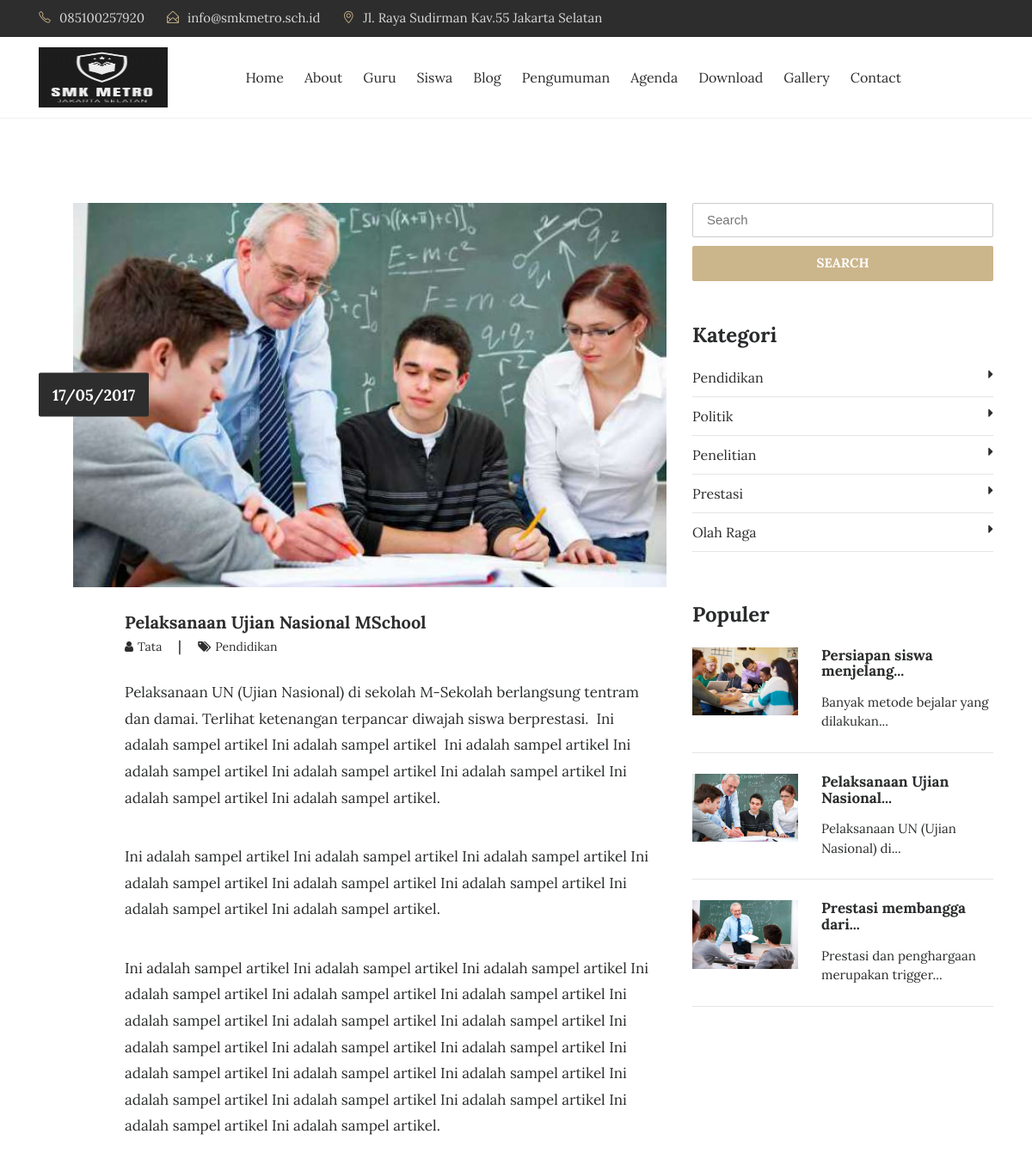
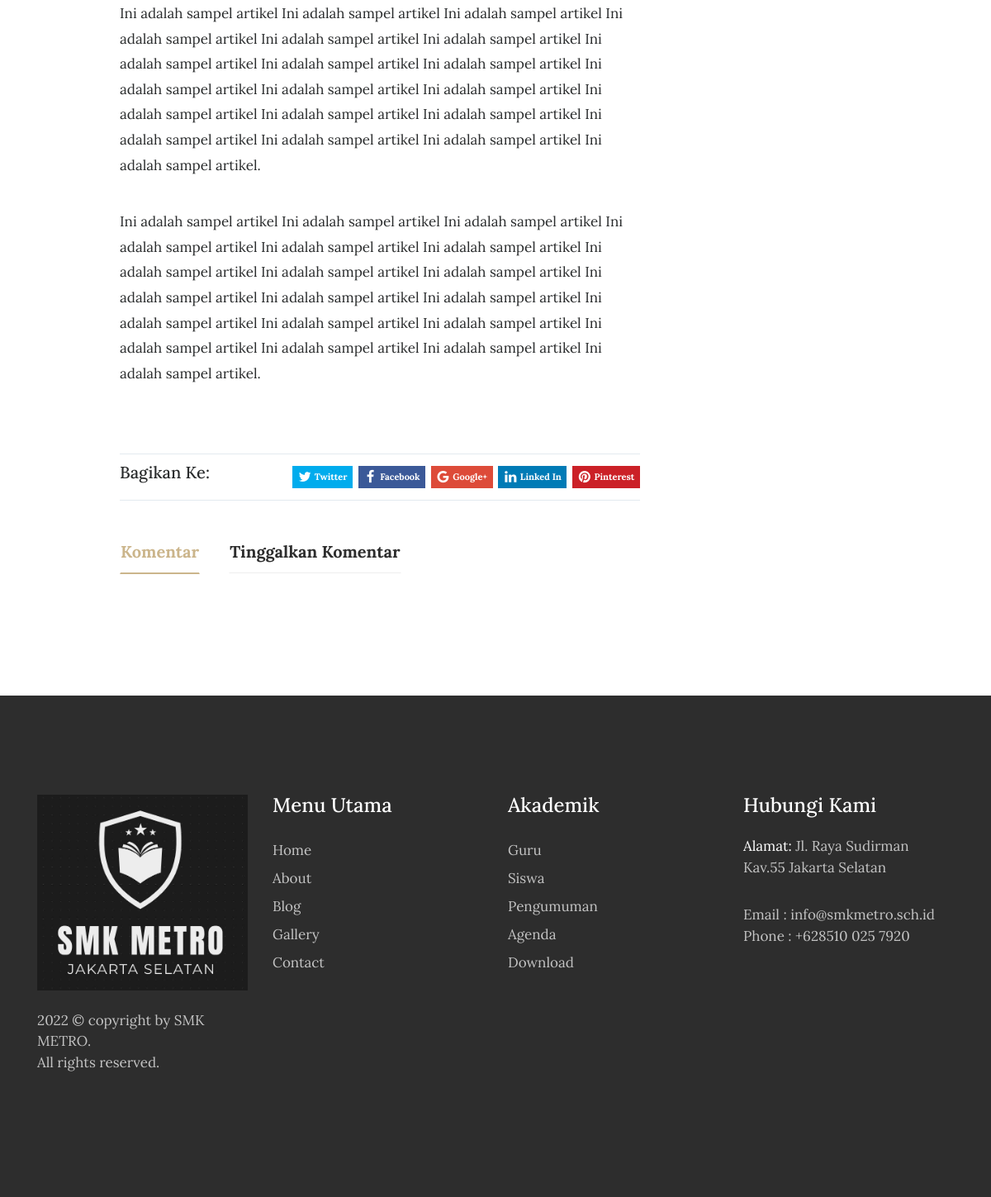
Screenshot of /artikel/pelaksanaan-ujian-nasional-mschool with the database file from the repository (2 pictures, top to bottom).
### tables this page shows
CREATE TABLE `tbl_tulisan` (
  `tulisan_id` int(11) NOT NULL,
  `tulisan_judul` varchar(100) DEFAULT NULL,
  `tulisan_isi` text DEFAULT NULL,
  `tulisan_tanggal` timestamp NULL DEFAULT current_timestamp(),
  `tulisan_kategori_id` int(11) DEFAULT NULL,
  `tulisan_kategori_nama` varchar(30) DEFAULT NULL,
  `tulisan_views` int(11) DEFAULT 0,
  `tulisan_gambar` varchar(40) DEFAULT NULL,
  `tulisan_pengguna_id` int(11) DEFAULT NULL,
  `tulisan_author` varchar(40) DEFAULT NULL,
  `tulisan_img_slider` int(2) NOT NULL DEFAULT 0,
  `tulisan_slug` varchar(200) DEFAULT NULL
);

CREATE TABLE `tbl_kategori` (
  `kategori_id` int(11) NOT NULL,
  `kategori_nama` varchar(30) DEFAULT NULL,
  `kategori_tanggal` timestamp NULL DEFAULT current_timestamp()
);

### application/controllers/Blog.php (called while the page is built, shortened)
<?php
class Blog extends CI_Controller{
	function __construct(){
		$this->load->model('m_tulisan');
		$this->load->model('m_pengunjung');
	}
	function detail($slugs){
		$slug=htmlspecialchars($slugs,ENT_QUOTES);
		$query = $this->db->get_where('tbl_tulisan', array('tulisan_slug' => $slug));
		if($query->num_rows() > 0){
			$b=$query->row_array();
			$kode=$b['tulisan_id'];
			$this->db->query("UPDATE tbl_tulisan SET tulisan_views=tulisan_views+1 WHERE tulisan_id='$kode'");
			$data=$this->m_tulisan->get_berita_by_kode($kode);
			$row=$data->row_array();
			$x['id']=$row['tulisan_id'];
			$x['title']=$row['tulisan_judul'];
			$x['image']=$row['tulisan_gambar'];
			$x['blog'] =$row['tulisan_isi'];
			$x['tanggal']=$row['tanggal'];
			$x['author']=$row['tulisan_author'];
			$x['kategori']=$row['tulisan_kategori_nama'];
			$x['slug']=$row['tulisan_slug'];
			$x['show_komentar']=$this->m_tulisan->show_komentar_by_tulisan_id($kode);
			$x['category']=$this->db->get('tbl_kategori');
			$x['populer']=$this->db->query("SELECT * FROM tbl_tulisan ORDER BY tulisan_views DESC LIMIT 5");
			$this->load->view('depan/v_blog_detail',$x);
		}else{
			redirect('artikel');
		}
	}
}

### index.php (called while the page is built, shortened)
<?php
require_once BASEPATH.'core/CodeIgniter.php';

### application/models/M_tulisan.php (called while the page is built, shortened)
<?php
class M_tulisan extends CI_Model{
	function get_berita_by_kode($kode){
		$hsl=$this->db->query("SELECT tbl_tulisan.*,DATE_FORMAT(tulisan_tanggal,'%d/%m/%Y') AS tanggal FROM tbl_tulisan where tulisan_id='$kode'");
		return $hsl;
	}
}

### application/views/depan/v_blog_detail.php (the view, shortened to what this page needs)
<!DOCTYPE html>
<html lang="en">
<head>
    <?php
        function limit_words($string, $word_limit){
            $words = explode(" ",$string);
            return implode(" ",array_splice($words,0,$word_limit));
        }
    ?>
    <link rel="stylesheet" href="<?php echo base_url().'theme/css/bootstrap.min.css'?>">
    <link rel="stylesheet" href="<?php echo base_url().'theme/css/font-awesome.min.css'?>">
    <link rel="stylesheet" href="<?php echo base_url().'theme/css/simple-line-icons.css'?>">
    <link rel="stylesheet" href="<?php echo base_url().'theme/css/owl.carousel.min.css'?>">
    <link href="<?php echo base_url().'theme/css/style.css'?>" rel="stylesheet">
    <link href="<?php echo base_url().'theme/css/jssocials.css'?>" rel="stylesheet">
    <link href="<?php echo base_url().'theme/css/jssocials-theme-flat.css'?>" rel="stylesheet">
</head>
<body>
  <div class="header-topbar">
      <div class="container">
          <div class="row">
              <div class="col-xs-6 col-sm-8 col-md-9">
                  <div class="header-top_address">
                      <div class="header-top_list">
                          <span class="icon-phone"></span>085100257920
                      </div>
                      <div class="header-top_list">
                          <span class="icon-envelope-open"></span>info@smkmetro.sch.id
                      </div>
                      <div class="header-top_list">
                          <span class="icon-location-pin"></span>Jl. Raya Sudirman Kav.55 Jakarta Selatan
                      </div>
                  </div>
              </div>
              <div class="col-xs-6 col-sm-4 col-md-3">
              </div>
          </div>
      </div>
  </div>
  <div data-toggle="affix" style="border-bottom:solid 1px #f2f2f2;">
      <div class="container nav-menu2">
          <div class="row">
              <div class="col-md-11">
                    <nav class="navbar navbar2 navbar-toggleable-md navbar-light bg-faded">
                      <a href="<?php echo site_url('');?>" class="navbar-brand nav-brand2"><img class="img img-responsive" width="150px" height="70px" src="<?php echo base_url().'assets/images/logo-up.png'?>"></a>
                      <div class="collapse navbar-collapse justify-content-end" id="navbarNavDropdown">
                          <ul class="navbar-nav">
                              <li class="nav-item">
                                  <a class="nav-link" href="<?php echo site_url('');?>">Home</a>
                              </li>
                              <li class="nav-item">
                                  <a class="nav-link" href="<?php echo site_url('about');?>">About</a>
                              </li>
                              <li class="nav-item">
                                  <a class="nav-link" href="<?php echo site_url('guru');?>">Guru</a>
                              </li>
                              <li class="nav-item">
                                  <a class="nav-link" href="<?php echo site_url('siswa');?>">Siswa</a>
                              </li>
                              <li class="nav-item">
                                  <a class="nav-link" href="<?php echo site_url('blog');?>">Blog</a>
                              </li>
                              <li class="nav-item">
                                  <a class="nav-link" href="<?php echo site_url('pengumuman');?>">Pengumuman</a>
                              </li>
                              <li class="nav-item">
                                  <a class="nav-link" href="<?php echo site_url('agenda');?>">Agenda</a>
                              </li>
                              <li class="nav-item">
                                  <a class="nav-link" href="<?php echo site_url('download');?>">Download</a>
                              </li>
                              <li class="nav-item">
                                  <a class="nav-link" href="<?php echo site_url('galeri');?>">Gallery</a>
                              </li>
                              <li class="nav-item">
                                <a class="nav-link" href="<?php echo site_url('contact');?>">Contact</a>
                              </li>
                        </ul>
                  </div>
                </nav>
              </div>
            </div>
          </div>
        </div>
<section class="blog-wrap">
    <div class="container">
        <div class="row">
            <div class="col-md-8">
                <div class="blog-img_block">
                    <img src="<?php echo base_url().'assets/images/'.$image?>" class="img-fluid" alt="blog-img">
                    <div class="blog-date">
                        <span><?php echo $tanggal;?></span>
                    </div>
                </div>
                <div class="blog-tiltle_block">
                    <h4><a href="<?php echo site_url('artikel/'.$slug);?>"><?php echo $title;?></a></h4>
                    <h6> <a href="#"><i class="fa fa-user" aria-hidden="true"></i><span><?php echo $author;?></span> </a>  |   <a href="#"><i class="fa fa-tags" aria-hidden="true"></i><span><?php echo $kategori;?></span></a></h6>
                    <?php echo $blog;?>
                </div>
                <div class="blog-tiltle_block">
                    <div class="blog-icons">
                        <div class="blog-share_block">
                          <div class="pull-left"><h5>Bagikan Ke:</h5></div>
                          <div class="sharePopup"></div>
                        </div>
                    </div>
                    <ul class="nav nav-tabs blogpost-tab-wrap" role="tablist">
                        <li class="nav-item blogpost-nav-tab">
                            <a class="nav-link active" data-toggle="tab" href="#comments" role="tab">Komentar</a>
                        </li>
                        <li class="nav-item blogpost-nav-tab">
                            <a class="nav-link" data-toggle="tab" href="#write-comment" role="tab">Tinggalkan Komentar</a>
                        </li>
                    </ul>
                    <div class="clearfix"></div>
                </div>
            </div>
            <div class="col-md-4">
              <form action="<?php echo site_url('blog/search');?>" method="get">
                  <input type="text" name="keyword" placeholder="Search" class="blog-search" required>
                  <button type="submit" class="btn btn-warning btn-blogsearch">SEARCH</button>
              </form>
                <div class="blog-category_block">
                    <h3>Kategori</h3>
                    <ul>
                      <?php foreach ($category->result() as $row) : ?>
                        <li><a href="<?php echo site_url('blog/kategori/'.str_replace(" ","-",$row->kategori_nama));?>"><?php echo $row->kategori_nama;?><i class="fa fa-caret-right" aria-hidden="true"></i></a></li>
                      <?php endforeach;?>
                    </ul>
                </div>
                <div class="blog-featured_post">
                    <h3>Populer</h3>
                  <?php foreach ($populer->result() as $row) :?>
                    <div class="blog-featured-img_block">
                        <img width="35%" src="<?php echo base_url().'assets/images/'.$row->tulisan_gambar;?>" class="img-fluid" alt="blog-featured-img">
                        <h5><a href="<?php echo site_url('artikel/'.$row->tulisan_slug);?>"><?php echo limit_words($row->tulisan_judul,3).'...';?></a></h5>
                        <p><?php echo limit_words($row->tulisan_isi,5).'...';?></p>
                    </div>
                    <hr>
                  <?php endforeach;?>
                </div>
            </div>
        </div>
    </div>
</section>
<footer>
    <div class="container">
        <div class="row">
            <div class="col-md-3">
                <div class="foot-logo">
                    <a href="<?php echo site_url();?>">
                        <img src="<?php echo base_url().'theme/images/logo-white.png'?>" class="img-fluid" alt="footer_logo">
                    </a>
                    <p><?php echo date('Y');?> © copyright by SMK METRO</a>. <br>All rights reserved.</p>
                    </div>
                </div>
                <div class="col-md-3">
                    <div class="sitemap">
                        <h3>Menu Utama</h3>
                        <ul>
                            <li><a href="<?php echo site_url();?>">Home</a></li>
                            <li><a href="<?php echo site_url('about');?>">About</a></li>
                            <li><a href="<?php echo site_url('artikel');?>">Blog </a></li>
                            <li><a href="<?php echo site_url('galeri');?>">Gallery</a></li>
                            <li><a href="<?php echo site_url('contact');?>">Contact</a></li>
                        </ul>
                    </div>
                </div>
                <div class="col-md-3">
                  <div class="sitemap">
                      <h3>Akademik</h3>
                      <ul>
                          <li><a href="<?php echo site_url('guru');?>">Guru</a></li>
                          <li><a href="<?php echo site_url('siswa');?>">Siswa </a></li>
                          <li><a href="<?php echo site_url('pengumuman');?>">Pengumuman</a></li>
                          <li><a href="<?php echo site_url('agenda');?>">Agenda</a></li>
                          <li><a href="<?php echo site_url('download');?>">Download</a></li>
                      </ul>
                  </div>
                </div>
                <div class="col-md-3">
                    <div class="address">
                        <h3>Hubungi Kami</h3>
                        <p><span>Alamat: </span> Jl. Raya Sudirman Kav.55 Jakarta Selatan</p>
                        <p>Email : info@smkmetro.sch.id
                            <br> Phone : +628510 025 7920</p>
                        </div>
                    </div>
                </div>
            </div>
        </footer>
    </body>
    </html>

### application/views/depan/v_blog_detail.php (style rules this page uses)
.sharePopup { font-size: 11px; }

### rows the page displays
tbl_tulisan: tulisan_gambar (picture), tulisan_judul "Pelaksanaan Ujian Nasional MSchool", tulisan_author "Tata", tulisan_kategori_nama "Pendidikan", tulisan_isi "Pelaksanaan UN (Ujian Nasional) di sekolah M-Sekolah berlangsung tentram dan damai. Terlihat ketenangan terpancar diwajah siswa berprestasi. Ini adalah sampel artikel Ini adalah sampel artikel Ini adalah sampel artikel Ini adalah sampel artikel Ini adalah sampel artikel Ini adalah sampel artikel Ini adalah sampel artikel Ini adalah sampel artikel. Ini adalah sampel artikel Ini adalah sampel artikel Ini adalah sampel artikel Ini adalah sampel artikel Ini adalah sampel artikel Ini adalah sampel artikel Ini adalah sampel artikel Ini adalah sampel artikel. Ini adalah sampel artikel Ini adalah sampel artikel Ini adalah sampel artikel Ini adalah sampel artikel Ini adalah sampel artikel Ini adalah…", tulisan_judul "Pelaksanaan Ujian Nasional", tulisan_isi "Pelaksanaan UN (Ujian Nasional) di"
tbl_kategori: kategori_nama "Pendidikan"
tbl_kategori: kategori_nama "Politik"
tbl_kategori: kategori_nama "Penelitian"
tbl_kategori: kategori_nama "Prestasi"
tbl_kategori: kategori_nama "Olah Raga"
tbl_tulisan: tulisan_gambar (picture), tulisan_judul "Persiapan siswa menjelang", tulisan_isi "Banyak metode bejalar yang dilakukan"
tbl_tulisan: tulisan_gambar (picture), tulisan_judul "Prestasi membangga dari", tulisan_isi "Prestasi dan penghargaan merupakan trigger"

### other values shown
$tanggal "17/05/2017"
